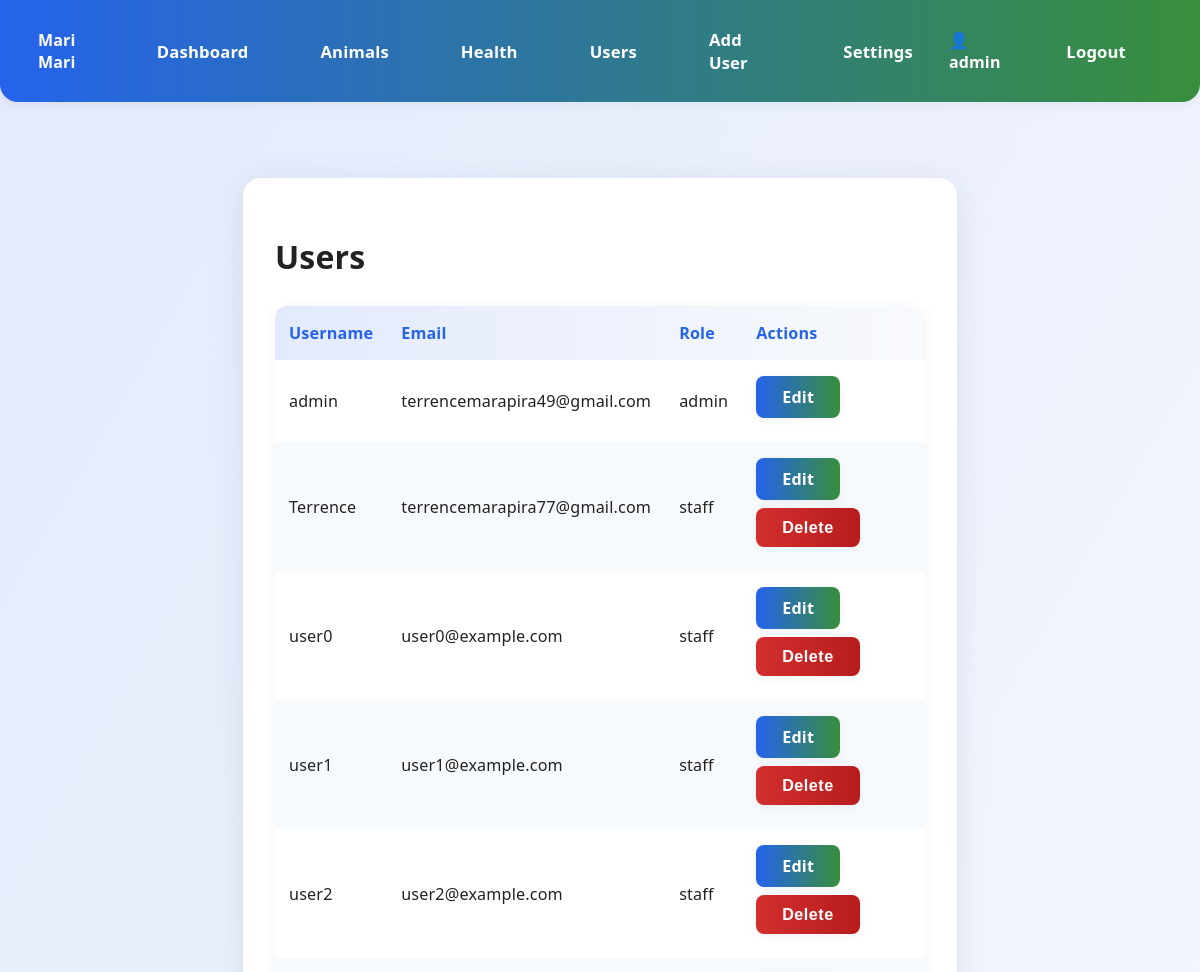
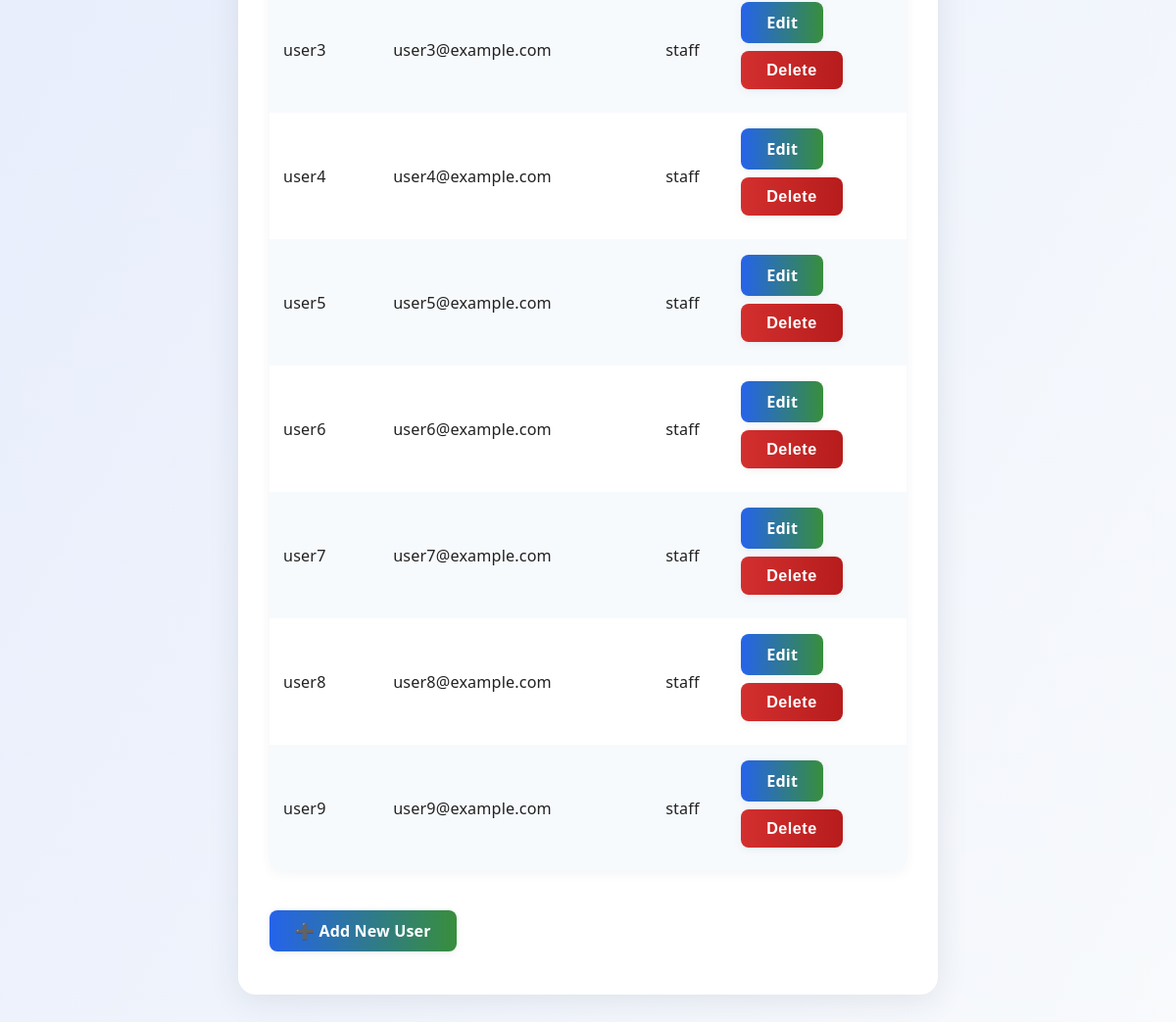
Screenshot of /users (signed in) with the database file from the repository (2 pictures, top to bottom).
### models/settings.py (models this page shows)
class AppSettings(db.Model):
    __tablename__ = "app_settings"
    id = db.Column(db.Integer, primary_key=True)
    farm_name = db.Column(db.String(128), default="My Farm")

### models/user.py (models this page shows, shortened)
class User(db.Model):
    __tablename__ = 'user'
    id = db.Column(db.Integer, primary_key=True)
    username = db.Column(db.String(50), unique=True, nullable=False)
    email = db.Column(db.String(120), unique=True, nullable=False)
    password_hash = db.Column(db.String(128), nullable=False)
    role = db.Column(db.String(20), default='staff')  # 'admin', 'staff', etc.

### app.py (the view)
@app.route("/users")
def users():
    if not g.current_user or g.current_user.role != "admin":
        flash("Only admin can view users.", "danger")
        return redirect(url_for("dashboard"))
    users = User.query.all()
    return render_template("user_list.html", users=users)

### app.py (called while the page is built)
@app.before_request
def create_tables():
    try:
        if not AppSettings.query.first():
            default_settings = AppSettings(farm_name="My Farm")
            db.session.add(default_settings)
            db.session.commit()
        admin_user = User.query.filter_by(username="admin").first()
        if not admin_user:
            admin = User(username="admin", email="admin@example.com", role="admin")
            admin.set_password("pass123")
            db.session.add(admin)
            db.session.commit()
            print("[DEBUG] Admin user created with username 'admin' and password 'pass123'. Hash:", admin.password_hash)
        else:
            print(f"[DEBUG] Admin user already exists. Username: {admin_user.username}, Hash: {admin_user.password_hash}")
    except Exception as e:
        print(f"[DEBUG] Exception in create_tables: {e}")
        pass

@app.before_request
def load_logged_in_user():
    user_id = session.get("user_id")
    g.current_user = db.session.get(User,user_id) if user_id else None

def get_settings():
    try:
        return AppSettings.query.first()
    except Exception:
        return None

@app.context_processor
def inject_globals():
    return dict(settings=get_settings(), get_flashed_messages=get_flashed_messages)

### templates/user_list.html (shortened to what this page needs)
{% extends "base.html" %}
{% block content %}
<div class="container">
  <h1 style="margin-bottom: 18px;">Users</h1>
  <table>
    <thead>
      <tr>
        <th>Username</th>
        <th>Email</th>
        <th>Role</th>
        <th>Actions</th>
      </tr>
    </thead>
    <tbody>
      {% for user in users %}
      <tr>
        <td>{{ user.username }}</td>
        <td>{{ user.email }}</td>
        <td>{{ user.role }}</td>
        <td>
          <a href="{{ url_for('edit_user', user_id=user.id) }}" class="action-button">Edit</a>
          {% if user.username != "admin" %}
          <form action="{{ url_for('delete_user', user_id=user.id) }}" method="post" style="display:inline;">
            <button type="submit" class="action-button danger" onclick="return confirm('Delete this user?')">Delete</button>
          </form>
          {% endif %}
        </td>
      </tr>
      {% endfor %}
    </tbody>
  </table>
  <div style="margin-top: 40px">
    <a class="action-button" href="{{ url_for('register') }}">➕ Add New User</a>
  </div>
</div>
{% endblock %}

### templates/base.html (shortened to what this page needs)
<!DOCTYPE html>
<html>
<head>
  <link rel="stylesheet" href="/static/style.css">
</head>
<body>
  <div class="navbar">
    <div class="nav-left">
      <span style="font-weight:700; color:#fff; margin-right:18px;">
        {{ (settings.farm_name if settings is defined else "Farm Manager") }}
      </span>
      <a href="/dashboard">Dashboard</a>
      <a href="/animals">Animals</a>
      <a href="/health-records">Health</a>
      {% if g.current_user and g.current_user.role == 'admin' %}
        <a href="/users">Users</a>
        <a href="/register">Add User</a>
        <a href="/settings">Settings</a>
      {% endif %}
    </div>
    <div class="nav-right">
      {% if g.current_user %}
        <span style="margin-right: 12px; font-weight:600; color:#fff; letter-spacing:0.01em;">👤 {{ g.current_user.username }}</span>
        <a href="/logout">Logout</a>
      {% endif %}
    </div>
  </div>
  <div class="content">
    {% block content %}{% endblock %}
  </div>
</body>
</html>

### static/style.css (style rules this page uses)
body { min-height: 100vh; font-family: 'Segoe UI', 'Roboto', Arial, sans-serif; background: linear-gradient(120deg, #e3eafc 0%, #f8fafc 100%); margin: 0; padding: 0; color: #222; letter-spacing: 0.01em; }
.container { max-width: 650px; margin: 48px auto; padding: 36px 32px; background: #fff; box-shadow: 0 6px 32px rgba(44,62,80,0.10); border-radius: 18px; }
button { margin-top: 24px; padding: 14px 0; background: linear-gradient(90deg, #2563eb 0%, #388e3c 100%); color: white; font-weight: 700; font-size: 1.08em; border: none; border-radius: 8px; cursor: pointer; box-shadow: 0 2px 8px rgba(44,62,80,0.07); transition: background 0.2s, box-shadow 0.2s; letter-spacing: 0.03em; }
table { width: 100%; border-collapse: separate; border-spacing: 0; margin-top: 28px; background: #fff; border-radius: 12px; overflow: hidden; box-shadow: 0 2px 12px rgba(44,62,80,0.06); }
table, th, td { border: none; }
th, td { padding: 16px 14px; text-align: left; font-size: 1.01em; }
thead { background: linear-gradient(90deg, #e3eafc 0%, #f8fafc 100%); font-weight: bold; color: #2563eb; border-bottom: 2px solid #dbeafe; }
tr { border-bottom: 1.5px solid #f1f5f9; }
tr:last-child { border-bottom: none; }
tr:nth-child(even) { background: #f7fafd; }
.action-button { display: inline-block; padding: 10px 26px; margin: 0 8px 8px 0; background: linear-gradient(90deg, #2563eb 0%, #388e3c 100%); color: #fff; border-radius: 8px; text-decoration: none; font-weight: 700; font-size: 1em; transition: background 0.2s, box-shadow 0.2s; box-shadow: 0 2px 8px rgba(44,62,80,0.07); border: none; outline: none; }
.action-button.danger { background: linear-gradient(90deg, #d32f2f 0%, #b71c1c 100%); }
.navbar { display: flex; justify-content: space-between; align-items: center; background: linear-gradient(90deg, #2563eb 0%, #388e3c 100%); padding: 18px 38px; border-radius: 0 0 18px 18px; box-shadow: 0 2px 12px rgba(44,62,80,0.07); }
.navbar a { color: #fff; text-decoration: none; font-weight: 700; margin: 0 14px; padding: 10px 22px; border-radius: 8px; transition: background 0.2s, color 0.2s; font-size: 1.04em; letter-spacing: 0.01em; }
.nav-left, .nav-right { display: flex; align-items: center; }
.content { padding: 28px 0; max-width: 900px; margin: 0 auto; }

### templates/base.html (style rules this page uses)
body { background: linear-gradient(120deg, #e3eafc 0%, #f8fafc 100%); min-height: 100vh; }
.content { max-width: 900px; margin: 0 auto; padding: 28px 0; }

### rows the page displays
AppSettings: farm_name "Mari Mari"
User: current_user.username "admin", username "admin", email "terrencemarapira49@gmail.com", role "admin"
User: username "Terrence", email "terrencemarapira77@gmail.com", role "staff"
User: username "user0", email "user0@example.com", role "staff"
User: username "user1", email "user1@example.com", role "staff"
User: username "user2", email "user2@example.com", role "staff"
User: username "user3", email "user3@example.com", role "staff"
User: username "user4", email "user4@example.com", role "staff"
User: username "user5", email "user5@example.com", role "staff"
User: username "user6", email "user6@example.com", role "staff"
User: username "user7", email "user7@example.com", role "staff"
User: username "user8", email "user8@example.com", role "staff"
User: username "user9", email "user9@example.com", role "staff"
